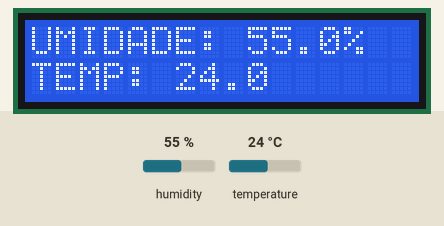
Simulated run of this sketch. Board: Arduino Uno, built with avr-gcc and run on an emulated ATmega328P. Parts: 16×2 character LCD. The inputs (shaded band) are chosen by the test bench; at power-on: humidity 55 %, temperature 24 °C. What the sketch prints to the serial monitor is not drawn.

Above: at 1.2 s.
1.3 s: humidity set to 22 %
At 2.5 s:
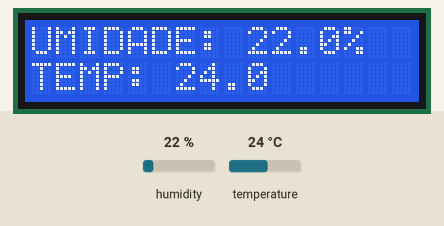
4.0 s: temperature set to 12 °C
At 5.2 s:
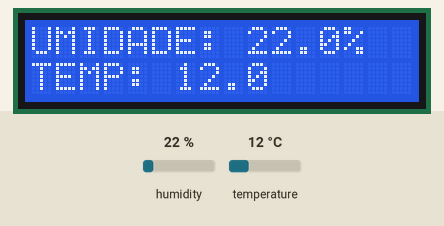
6.7 s: humidity set to 40 %
At 9.3 s:
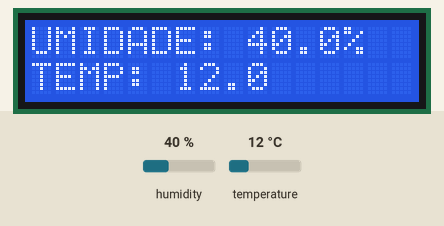
9.7 s: temperature set to 19 °C
At 10.7 s:
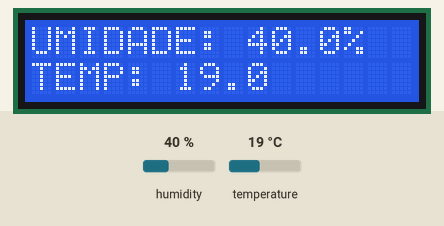
Timing chart, 0 to 12.7 s (numbered marks = the images above; inputs shaded):
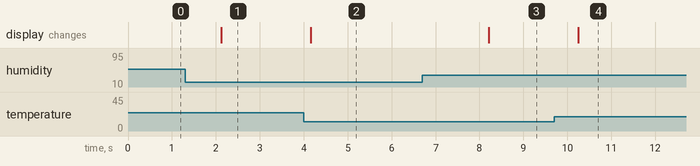

Measured:
- after the input at 1.3 s, the display: changes after 0.82 s (image 1)
- after the input at 4.0 s, the display: changes after 0.15 s (image 2)
- after the input at 6.7 s, the display: changes after 1.5 s (image 3)
- after the input at 9.7 s, the display: changes after 0.55 s (image 4)

The sketch:

CP2-IA.ino
```cpp
#include <DHT.h>
#include <LiquidCrystal.h>

// Define os pinos do LCD
LiquidCrystal lcd(12, 11, 10, 9, 7, 5);  // RS, E, DB4, DB5, DB6, DB7

// Define o pino do sensor DHT11
#define DHTPIN 8
#define DHTTYPE DHT11

DHT dht(DHTPIN, DHTTYPE);

void setup() {
  lcd.begin(16, 2);  // Inicializa o LCD com o número de colunas e linhas
  dht.begin();       // Inicializa o sensor DHT11
  Serial.begin(9600);

}

void loop() {
  // Limpa o LCD
  lcd.clear();

  // Lê a umidade e temperatura
  float umidade = dht.readHumidity();
  float temperatura = dht.readTemperature();

  Serial.print("Umidade= "); Serial.println(umidade);
  Serial.print("Temperatura= "); Serial.println(temperatura);

  lcd.setCursor(0, 0);  // Define a posição do cursor para a primeira linha

  if (isnan(umidade) || isnan(temperatura)) {
    lcd.print("Erro no DHT!");
  } else {
    lcd.print("UMIDADE: ");
    lcd.print(umidade, 1);  // Exibe com uma casa decimal
    lcd.print("%");

    lcd.setCursor(0, 1);  // Define a posição do cursor para a segunda linha
    lcd.print("TEMP: ");
    lcd.print(temperatura, 1);  // Exibe com uma casa decimal
  }

  delay(2000);  // Aguarda 2 segundos para a próxima leitura
}
```
